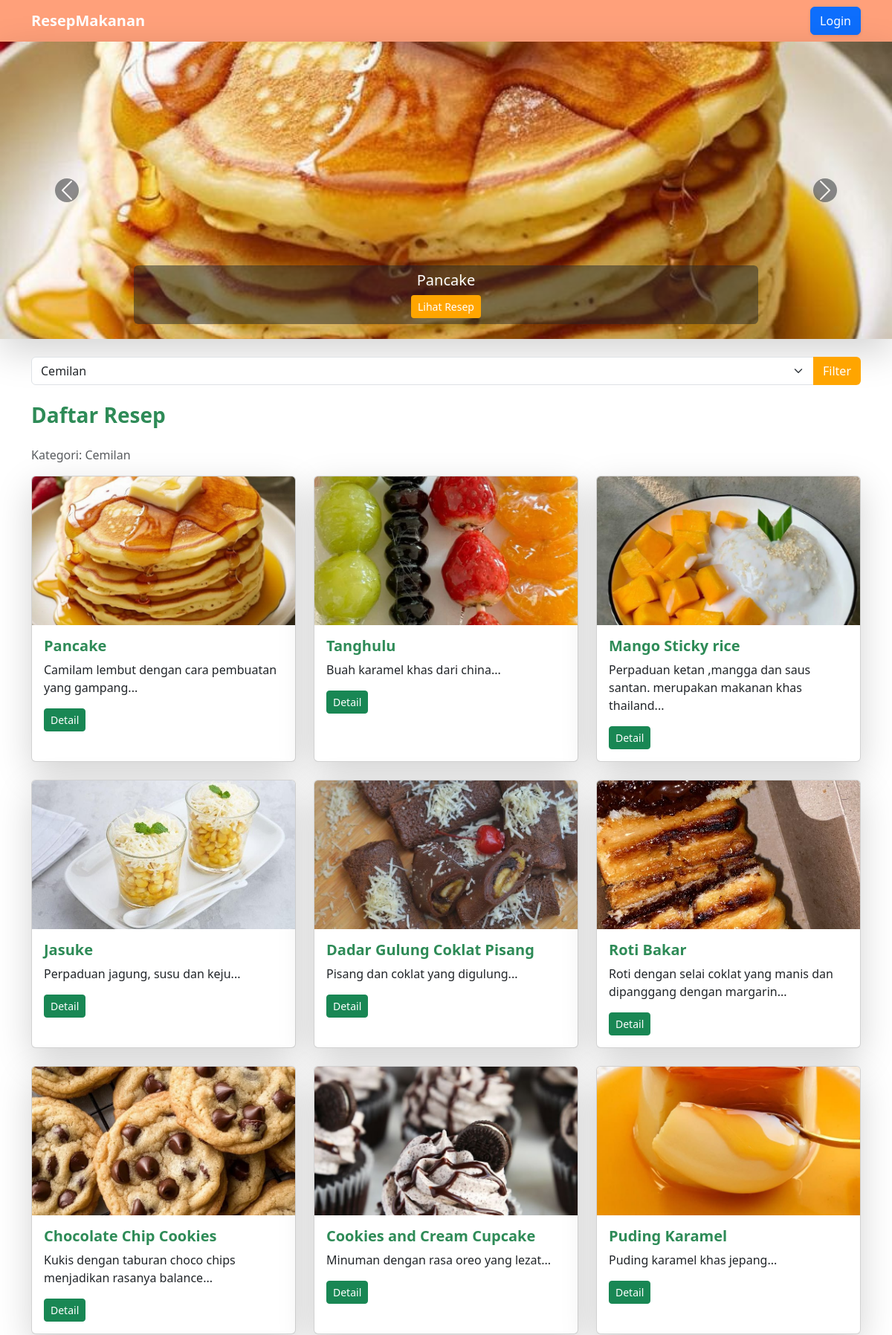
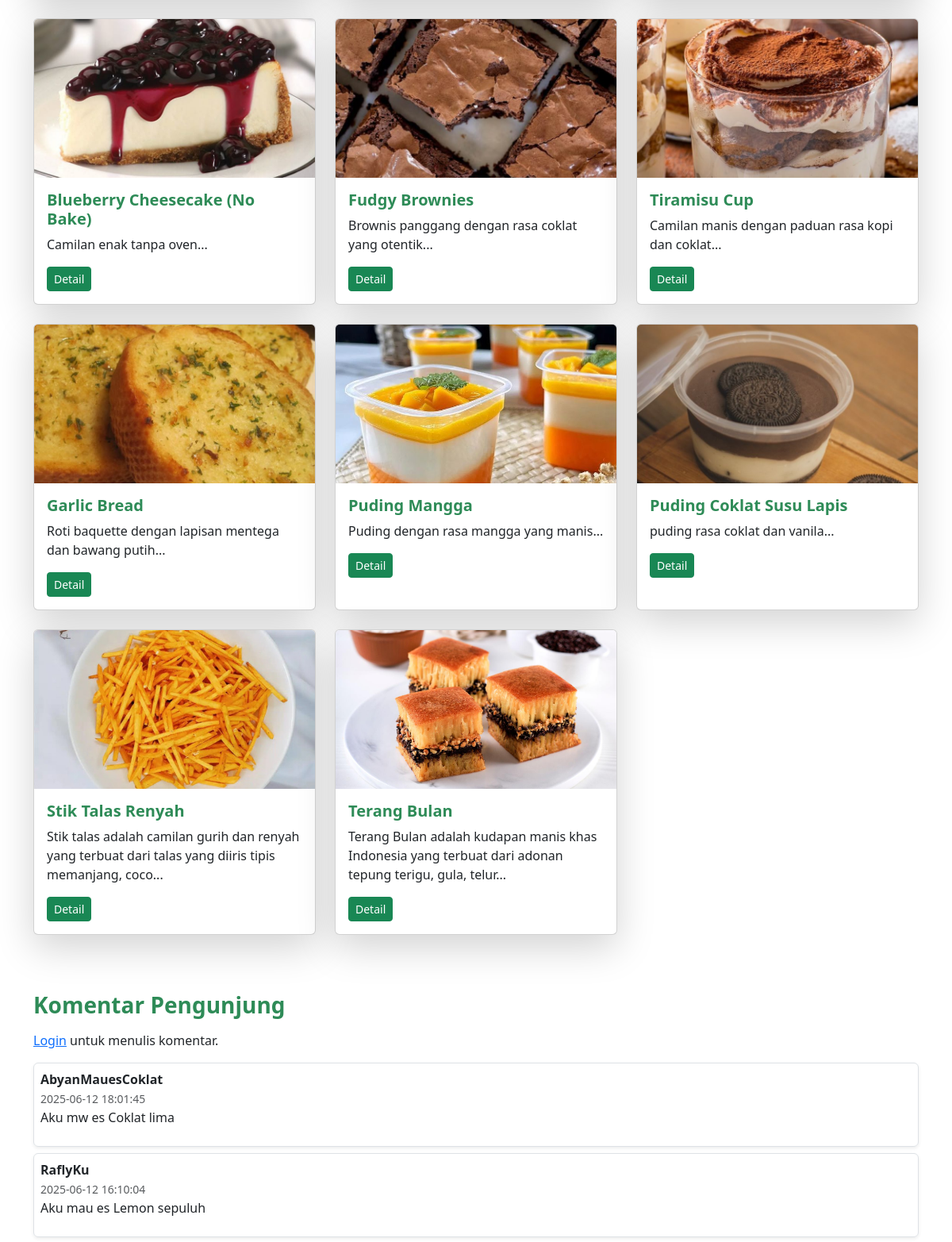
Screenshot of /index.php?kategori=4 (upper part) with the database file from the repository (2 pictures, top to bottom).
### tables this page shows
CREATE TABLE `resep` (
  `id` int(11) NOT NULL,
  `judul` varchar(255) NOT NULL,
  `deskripsi` text NOT NULL,
  `kategori` varchar(100) DEFAULT NULL,
  `bahan` text NOT NULL,
  `langkah` text NOT NULL,
  `gambar` varchar(255) DEFAULT NULL,
  `id_kategori` int(11) DEFAULT NULL
);

CREATE TABLE `kategori` (
  `id` int(11) NOT NULL,
  `nama_kategori` varchar(100) NOT NULL
);

CREATE TABLE `komentar_web` (
  `id` int(11) NOT NULL,
  `user_id` int(11) NOT NULL,
  `komentar` text NOT NULL,
  `created_at` timestamp NOT NULL DEFAULT current_timestamp()
);

CREATE TABLE `users` (
  `id` int(11) NOT NULL,
  `username` varchar(50) NOT NULL,
  `password` varchar(255) NOT NULL,
  `created_at` timestamp NOT NULL DEFAULT current_timestamp(),
  `role` enum('admin','user') DEFAULT 'user'
);

### index.php (the view, shortened to what this page needs)
<?php
include 'koneksi.php';
$whereKategori = "";
if (isset($_GET['kategori']) && is_numeric($_GET['kategori'])) {
  $kategoriId = (int)$_GET['kategori'];
  $whereKategori = "WHERE r.id_kategori = $kategoriId";
}
$result = $koneksi->query("
  SELECT r.*, k.nama_kategori
  FROM resep r
  LEFT JOIN kategori k ON r.id_kategori = k.id
  $whereKategori
  ORDER BY r.id DESC
");
$reseps = $result->fetch_all(MYSQLI_ASSOC);
$komentarResult = $koneksi->query("SELECT k.*, u.username FROM komentar_web k JOIN users u ON k.user_id = u.id ORDER BY k.created_at DESC");
$komentars = $komentarResult->fetch_all(MYSQLI_ASSOC);
?>
<!DOCTYPE html>
<html lang="id">
<head>
  <link href="https://cdn.jsdelivr.net/npm/bootstrap@5.3.0/dist/css/bootstrap.min.css" rel="stylesheet">
</head>
<body>
<nav class="navbar navbar-expand-lg shadow-lg">
  <div class="container ">
    <a class="navbar-brand " href="index.php">ResepMakanan</a>
    <div class="d-flex">
      <?php if (isset($_SESSION['username'])): ?>
        <a href="dashboard.php" class="btn btn-success me-2 shadow-sm">🏠 Dashboard</a>
        <a href="tambah-resep.php" class="btn btn-light me-2 shadow-sm">+ Tambah Resep</a>
        <a href="logout.php" class="btn btn-danger shadow-sm">Logout</a>
      <?php else: ?>
        <a href="login.php" class="btn btn-primary shadow-sm">Login</a>
      <?php endif; ?>
    </div>
  </div>
</nav>
<?php if (!empty($reseps)): ?>
<div id="carouselResep" class="carousel slide shadow-lg" data-bs-ride="carousel">
  <div class="carousel-inner">
    <?php foreach ($reseps as $i => $r): ?>
      <div class="carousel-item <?= $i === 0 ? 'active' : '' ?>">
        <img src="images/<?= htmlspecialchars($r['gambar']) ?>" class="d-block w-100" style="height: 400px; object-fit: cover;" alt="<?= htmlspecialchars($r['judul']) ?>">
        <div class="carousel-caption d-none d-md-block bg-dark bg-opacity-50 p-2 rounded">
          <h5><?= htmlspecialchars($r['judul']) ?></h5>
          <a href="detail-resep.php?id=<?= $r['id'] ?>" class="btn btn-sm btn-orange">Lihat Resep</a>
        </div>
      </div>
    <?php endforeach; ?>
  </div>
  <button class="carousel-control-prev" type="button" data-bs-target="#carouselResep" data-bs-slide="prev">
    <span class="carousel-control-prev-icon bg-dark rounded-circle"></span>
  </button>
  <button class="carousel-control-next" type="button" data-bs-target="#carouselResep" data-bs-slide="next">
    <span class="carousel-control-next-icon bg-dark rounded-circle"></span>
  </button>
</div>
<?php endif; ?>
<div class="container mt-4">
  <form method="GET" class="mb-3">
    <div class="input-group">
      <select name="kategori" class="form-select">
        <?php
          $kategoriResult = $koneksi->query("SELECT * FROM kategori");
          while ($k = $kategoriResult->fetch_assoc()):
        ?>
          <option value="<?= $k['id'] ?>" <?= isset($_GET['kategori']) && $_GET['kategori'] == $k['id'] ? 'selected' : '' ?>>
            <?= htmlspecialchars($k['nama_kategori']) ?>
          </option>
        <?php endwhile; ?>
      </select>
      <button class="btn btn-orange" type="submit">Filter</button>
    </div>
  </form>
</div>
<div class="container mt-4 ">
  <h3 class="section-title mb-4">Daftar Resep</h3>
  <?php if (!empty($reseps)): ?>
    <p class="text-muted">Kategori: <?= htmlspecialchars($reseps[0]['nama_kategori']) ?></p>
  <?php endif; ?>
  <div class="row">
    <?php if (empty($reseps)): ?>
      <p class="text-muted">Belum ada resep ditemukan.</p>
    <?php else: ?>
      <?php foreach ($reseps as $r): ?>
        <div class="col-md-4 mb-4 ">
          <div class="card h-100 shadow-lg">
            <img src="images/<?= htmlspecialchars($r['gambar']) ?>" class="card-img-top" style="height: 200px; object-fit: cover;" alt="<?= htmlspecialchars($r['judul']) ?>">
            <div class="card-body">
              <h5 class="card-title"><?= htmlspecialchars($r['judul']) ?></h5>
              <p class="card-text"><?= substr(strip_tags($r['deskripsi']), 0, 100) ?>...</p>
              <a href="detail-resep.php?id=<?= $r['id'] ?>" class="btn btn-sm btn-success">Detail</a>
            </div>
          </div>
        </div>
      <?php endforeach; ?>
    <?php endif; ?>
  </div>
</div>
<div class="container mt-5">
  <h3 class="section-title mb-3">Komentar Pengunjung</h3>
  <?php if (isset($_SESSION['username'])): ?>
  <form action="proses-komentar-web.php" method="POST" class="mb-4">
    <div class="mb-3">
      <textarea name="komentar" class="form-control shadow-sm" placeholder="Tulis komentar Anda..." rows="3" required></textarea>
    </div>
    <button type="submit" class="btn btn-orange shadow-sm">Kirim Komentar</button>
  </form>
  <?php else: ?>
    <p><a href="login.php">Login</a> untuk menulis komentar.</p>
  <?php endif; ?>
  <?php if (empty($komentars)): ?>
    <p class="text-muted">Belum ada komentar.</p>
  <?php else: ?>
    <?php foreach ($komentars as $k): ?>
      <div class="border rounded p-2 mb-2 shadow-sm">
        <strong><?= htmlspecialchars($k['username']) ?></strong><br>
        <small class="text-muted"><?= $k['created_at'] ?></small>
        <p><?= nl2br(htmlspecialchars($k['komentar'])) ?></p>
      </div>
    <?php endforeach; ?>
  <?php endif; ?>
</div>
</body>
</html>

### index.php (style rules this page uses)
body { background-color: white; font-family: 'Segoe UI', sans-serif; }
.navbar { background-color: #FFA07A; }
.navbar-brand, .nav-link { color: white !important; font-weight: bold; }
.btn-orange { background-color: #ffa500; color: white; }
.section-title { color: #2e8b57; font-weight: bold; }
.card-title { font-weight: bold; color: #2e8b57; }

### rows the page displays
resep: gambar (picture), judul "Pancake", deskripsi "Camilam lembut dengan cara pembuatan yang gampang"
kategori: nama_kategori "Cemilan"
resep: gambar (picture), judul "Tanghulu", deskripsi "Buah karamel khas dari china"
resep: gambar (picture), judul "Mango Sticky rice", deskripsi "Perpaduan ketan ,mangga dan saus santan. merupakan makanan khas thailand"
resep: gambar (picture), judul "Jasuke", deskripsi "Perpaduan jagung, susu dan keju"
resep: gambar (picture), judul "Dadar Gulung Coklat Pisang", deskripsi "Pisang dan coklat yang digulung"
resep: gambar (picture), judul "Roti Bakar", deskripsi "Roti dengan selai coklat yang manis dan dipanggang dengan margarin"
resep: gambar (picture), judul "Chocolate Chip Cookies", deskripsi "Kukis dengan taburan choco chips menjadikan rasanya balance"
resep: gambar (picture), judul "Cookies and Cream Cupcake", deskripsi "Minuman dengan rasa oreo yang lezat"
resep: gambar (picture), judul "Puding Karamel", deskripsi "Puding karamel khas jepang"
resep: gambar (picture), judul "Blueberry Cheesecake (No Bake)", deskripsi "Camilan enak tanpa oven"
resep: gambar (picture), judul "Fudgy Brownies", deskripsi "Brownis panggang dengan rasa coklat yang otentik"
resep: gambar (picture), judul "Tiramisu Cup", deskripsi "Camilan manis dengan paduan rasa kopi dan coklat"
resep: gambar (picture), judul "Garlic Bread", deskripsi "Roti baquette dengan lapisan mentega dan bawang putih"
resep: gambar (picture), judul "Puding Mangga", deskripsi "Puding dengan rasa mangga yang manis"
resep: gambar (picture), judul "Puding Coklat Susu Lapis", deskripsi "puding rasa coklat dan vanila"
resep: gambar (picture), judul "Stik Talas Renyah", deskripsi "Stik talas adalah camilan gurih dan renyah yang terbuat dari talas yang diiris tipis memanjang, coco"
resep: gambar (picture), judul "Terang Bulan", deskripsi "Terang Bulan adalah kudapan manis khas Indonesia yang terbuat dari adonan tepung terigu, gula, telur"
komentar_web: user.username "AbyanMauesCoklat", created_at "2025-06-12 18:01:45", komentar "Aku mw es Coklat lima"
komentar_web: user.username "RaflyKu", created_at "2025-06-12 16:10:04", komentar "Aku mau es Lemon sepuluh"

### other values shown
form field kategori "Cemilan"
